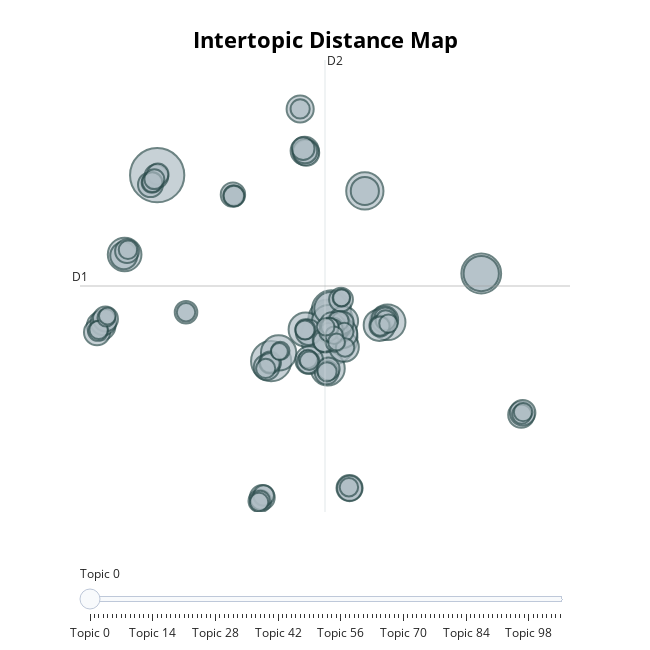

The notebook cell this image was saved under:
### Markdown cell above
Visualize the topics selected by the model

### Code cell
topic_model.visualize_topics()
